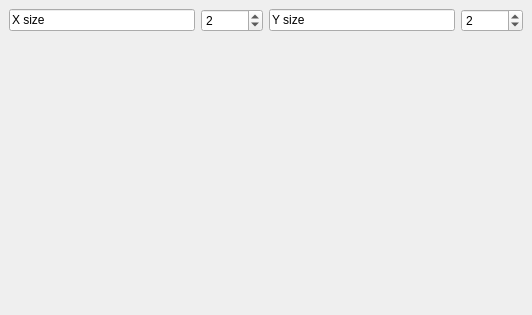
<?xml version="1.0" encoding="UTF-8"?>
<ui version="4.0">
 <class>DockWidget</class>
 <widget class="QDockWidget" name="DockWidget">
  <property name="geometry">
   <rect>
    <x>0</x>
    <y>0</y>
    <width>532</width>
    <height>315</height>
   </rect>
  </property>
  <property name="windowTitle">
   <string>LoneDock</string>
  </property>
  <widget class="QWidget" name="dockWidgetContents">
   <property name="windowTitle">
    <string>DockWidget</string>
   </property>
   <layout class="QGridLayout" name="gridLayout">
    <item row="0" column="0">
     <layout class="QGridLayout" name="gridLayout_41">
      <item row="0" column="1">
       <widget class="QSpinBox" name="navX_7">
        <property name="sizePolicy">
         <sizepolicy hsizetype="Minimum" vsizetype="Fixed">
          <horstretch>1</horstretch>
          <verstretch>0</verstretch>
         </sizepolicy>
        </property>
        <property name="wrapping">
         <bool>true</bool>
        </property>
        <property name="minimum">
         <number>1</number>
        </property>
        <property name="value">
         <number>2</number>
        </property>
       </widget>
      </item>
      <item row="0" column="3">
       <widget class="QSpinBox" name="navY_7">
        <property name="sizePolicy">
         <sizepolicy hsizetype="Minimum" vsizetype="Fixed">
          <horstretch>1</horstretch>
          <verstretch>0</verstretch>
         </sizepolicy>
        </property>
        <property name="wrapping">
         <bool>true</bool>
        </property>
        <property name="frame">
         <bool>true</bool>
        </property>
        <property name="minimum">
         <number>1</number>
        </property>
        <property name="value">
         <number>2</number>
        </property>
       </widget>
      </item>
      <item row="0" column="0">
       <widget class="QLineEdit" name="lineEdit_19">
        <property name="sizePolicy">
         <sizepolicy hsizetype="Expanding" vsizetype="Fixed">
          <horstretch>3</horstretch>
          <verstretch>0</verstretch>
         </sizepolicy>
        </property>
        <property name="text">
         <string>X size</string>
        </property>
        <property name="readOnly">
         <bool>true</bool>
        </property>
       </widget>
      </item>
      <item row="0" column="2">
       <widget class="QLineEdit" name="lineEdit_20">
        <property name="sizePolicy">
         <sizepolicy hsizetype="Expanding" vsizetype="Fixed">
          <horstretch>3</horstretch>
          <verstretch>0</verstretch>
         </sizepolicy>
        </property>
        <property name="text">
         <string>Y size</string>
        </property>
        <property name="readOnly">
         <bool>true</bool>
        </property>
       </widget>
      </item>
     </layout>
    </item>
    <item row="1" column="0">
     <widget class="MyMplCanvas" name="widget_15" native="true">
      <property name="sizePolicy">
       <sizepolicy hsizetype="Expanding" vsizetype="Expanding">
        <horstretch>0</horstretch>
        <verstretch>0</verstretch>
       </sizepolicy>
      </property>
     </widget>
    </item>
   </layout>
  </widget>
 </widget>
 <customwidgets>
  <customwidget>
   <class>MyMplCanvas</class>
   <extends>QWidget</extends>
   <header>custom_widgets</header>
   <container>1</container>
  </customwidget>
 </customwidgets>
 <resources/>
 <connections/>
</ui>
